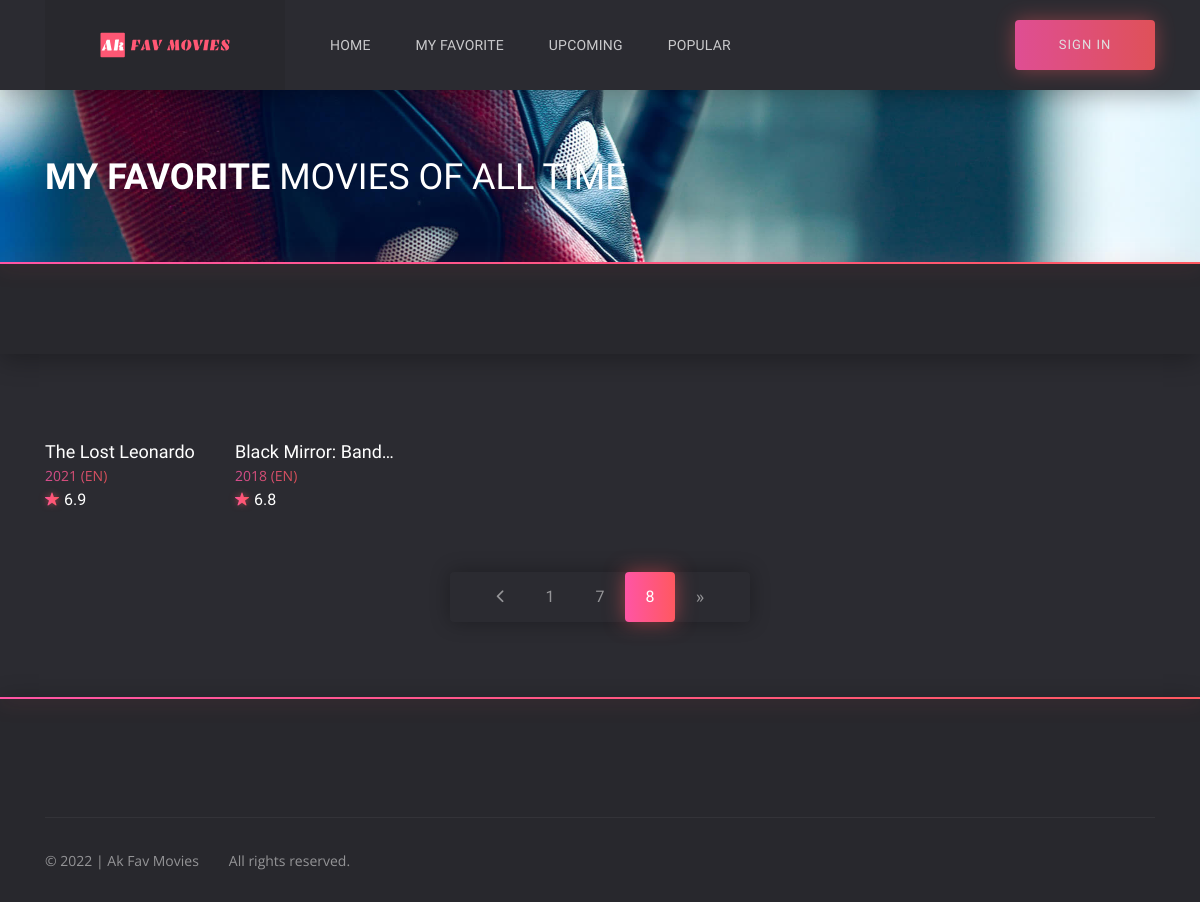
Before: /favorite?page=8 with the older database file.
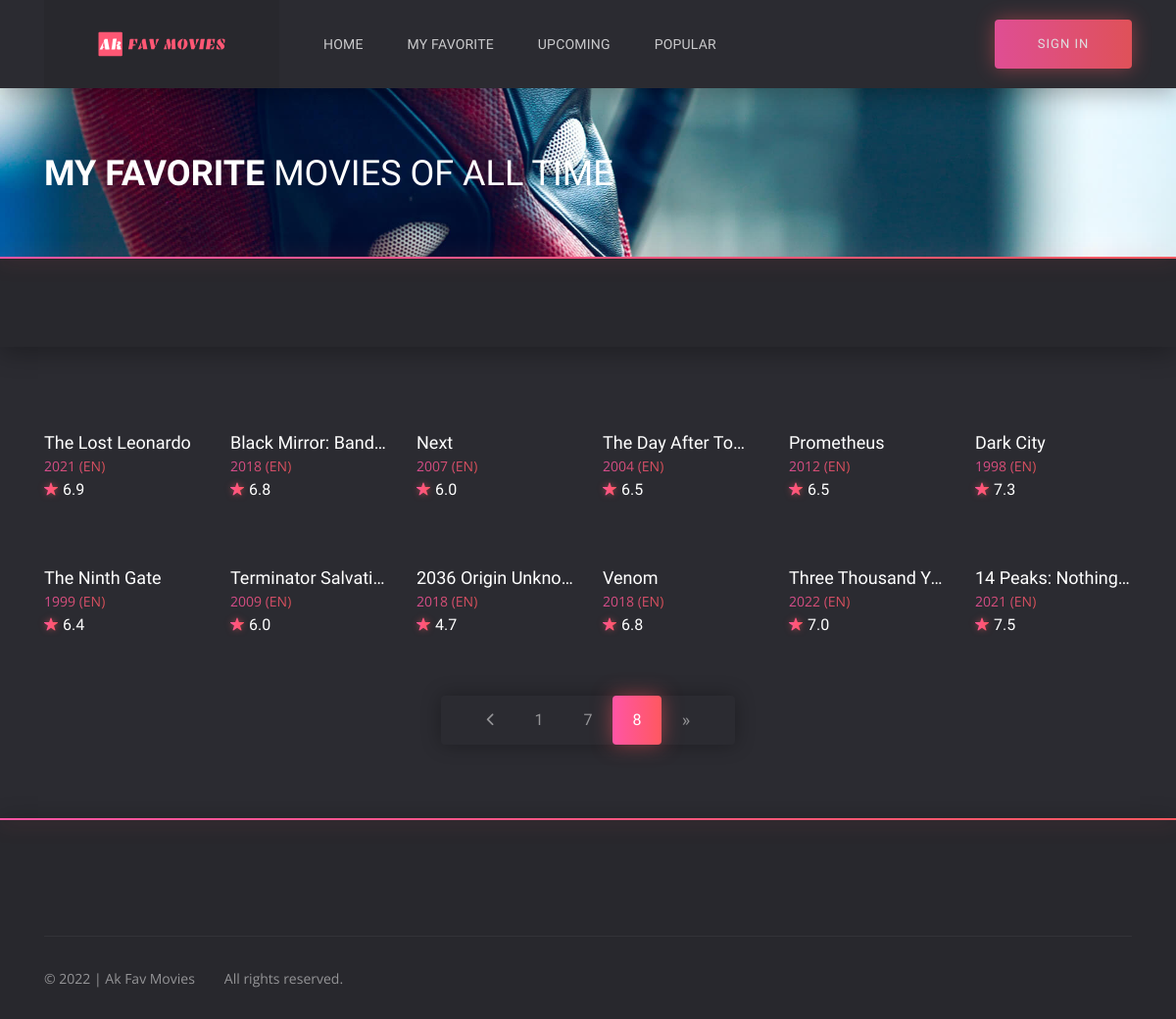
After: the same page with the newer database file.
### models.py (models this page shows)
class Movie(db.Model):
    __tablename__ = "movies"
    id = db.Column(db.Integer, primary_key=True)
    org_id = db.Column(db.Integer, nullable=False)
    title = db.Column(db.String(250), unique=True, nullable=False)
    release_date = db.Column(db.Integer, nullable=False)
    runtime = db.Column(db.Integer, nullable=False)
    tagline = db.Column(db.String(100), nullable=False)
    overview = db.Column(db.String(2500), nullable=False)
    vote_average = db.Column(db.Float, nullable=False)
    ranking = db.Column(db.Float, nullable=False)
    genres = db.Column(db.String(50), nullable=False)
    original_language = db.Column(db.String(10), nullable=False)
    poster_path = db.Column(db.String(250), nullable=False)
    backdrop_path = db.Column(db.String(250), nullable=False)

### routes.py (the view)
@csrf.exempt
@app.route('/favorite', methods=['GET'])
def favorite():
    block_ip()
    page = request.args.get('page', 1, type=int)
    if request.method == 'GET':
        all_movie = Movie.query.paginate(page=page, per_page=ROWS_PER_PAGE)
        if len(all_movie.items) > 0:
            return render_template('favorite.html', current_user=current_user, all_movie=all_movie)
        return redirect(url_for('index'))
    return redirect(url_for('index'))

### routes.py (called while the page is built)
@app.template_filter('decimal_places')
def cut_decimal(value):
    res = "{:.1f}".format(value)
    return res

@app.context_processor
def inject_now():
    return {'now': dt.datetime.utcnow()}

@app.after_request
def apply_caching(response):
    response.headers["HTTP-HEADER"] = "VALUE"
    response.headers["X-Frame-Options"] = "SAMEORIGIN"
    response.headers['X-XSS-Protection'] = '1; mode=block'
    response.headers['X-Content-Type-Options'] = 'nosniff'
    response.headers['Strict-Transport-Security'] = 'max-age=31536000'  # includeSubDomains
    return response

@app.before_request
def block_method():
    b_ip = request.remote_addr

def block_ip():
    get_ip = request.remote_addr
    if str(get_ip) != '127.0.0.1':
        get_block_ip = request.environ['HTTP_X_FORWARDED_FOR']
        geolocation_get(get_block_ip)

### templates/favorite.html (shortened to what this page needs)
{% extends 'base.html' %}
	{% block header %}
		{% include 'header.html' %}
	{% endblock %}
{% block content %}
	<section class="section section--first section--bg" style="background: url(static/img/home/home__bg2.jpg) no-repeat center/cover">
		<div class="container">
			<div class="row">
				<div class="col-12">
					<div class="section__wrap">
						<h1 class="home__title"><b>My FAVORITE</b> MOVIES OF ALL TIME</h1>
					</div>
				</div>
			</div>
		</div>
	</section>
	<div class="filter">
		<div class="container">
			<div class="row">
				<div class="col-12">
					<div class="filter__content">
					</div>
				</div>
			</div>
		</div>
	</div>
	<div class="catalog">
		<div class="container">
			<div class="row">
				{% for movie in all_movie.items %}
				<div class="col-6 col-sm-4 col-lg-3 col-xl-2">
					<div class="card">
						<div class="card__cover">
						</div>
						<div class="card__content">
							<h3 class="card__title">
								<a href="{{ url_for('details', id=movie.org_id) }}">{{ movie.title }}</a>
							</h3>
							<span class="card__category">
								<a href="{{ url_for('details', id=movie.org_id) }}">{{ movie.release_date }} ({{ movie.original_language | upper }})</a>
							</span>
							<span class="card__rate"><i class="icon ion-ios-star"></i>{{ movie.vote_average | decimal_places }}</span>
						</div>
					</div>
				</div>
				{% endfor %}
				<div class="col-12">
					<ul class="paginator">
						<li class="paginator__item paginator__item--prev">
							<a href="{{ url_for('favorite', page=all_movie.prev_num) }}">
									<i class="icon ion-ios-arrow-back
									"></i>
							</a>
						</li>
					{% for page_num in all_movie.iter_pages(left_edge=1, right_edge=1, left_current=1, right_current=1) %}
						{% if page_num %}
							{% if all_movie.page == page_num %}
								<li class="paginator__item paginator__item--active">
									<a href="{{ url_for('favorite', page=page_num) }}"
									   class="btn btn-dark">
										{{ page_num }}
									</a>
								</li>
							{% else %}
								<li class="paginator__item">
									<a href="{{ url_for('favorite', page=page_num) }}"
									   class="btn btn-outline-dark">
										{{ page_num }}
									</a>
								</li>
							{% endif %}
						{% endif %}
					{% endfor %}
						<li class="paginator__item paginator__item--next">
							<a href="{{ url_for('favorite', page=all_movie.next_num) }}"
							   class="btn btn-outline-dark
							   {% if all_movie.page == all_movie.pages %}disabled
							   {% endif %}">
								&raquo;
							</a>
						</li>
					</ul>
				</div>
			</div>
		</div>
	</div>
{% endblock %}
	{% block footer %}
		{% include "footer.html" %}
	{% endblock %}

### templates/base.html (shortened to what this page needs)
<!DOCTYPE html>
<html lang="en">
<head>
	<link rel="stylesheet" href="{{ url_for('static', filename='css/bootstrap-reboot.min.css') }}">
	<link rel="stylesheet" href="{{ url_for('static', filename='css/bootstrap-grid.min.css') }}">
	<link rel="stylesheet" href="{{ url_for('static', filename='css/owl.carousel.min.css') }}">
	<link rel="stylesheet" href="{{ url_for('static', filename='css/jquery.mCustomScrollbar.min.css') }}">
	<link rel="stylesheet" href="{{ url_for('static', filename='css/nouislider.min.css') }}">
	<link rel="stylesheet" href="{{ url_for('static', filename='css/ionicons.min.css') }}">
	<link rel="stylesheet" href="{{ url_for('static', filename='css/plyr.css') }}">
	<link rel="stylesheet" href="{{ url_for('static', filename='css/photoswipe.css') }}">
	<link rel="stylesheet" href="{{ url_for('static', filename='css/default-skin.css') }}">
	<link rel="stylesheet" href="{{ url_for('static', filename='css/main.css') }}">
</head>
<body class="body">
	{% block header %} {% endblock %}
	{% block content %} {% endblock %}
	{% block footer %} {% endblock %}
</body>
</html>

### templates/header.html (shortened to what this page needs)
	<header class="header">
		<div class="header__wrap">
			<div class="container">
				<div class="row">
					<div class="col-12">
						<div class="header__content">
							<a href="{{ url_for('index') }}" class="header__logo">
								<img src="{{ url_for('static', filename='img/logo.svg') }}" alt="">
							</a>
							<ul class="header__nav">
								<li class="header__nav-item">
									<a href="{{ url_for('index') }}" class="header__nav-link" >Home</a>
								</li>
								<li class="header__nav-item">
									<a href="{{ url_for('favorite')}}" class="header__nav-link">My Favorite</a>
								</li>
								<li class="header__nav-item">
									<a href="{{ url_for('upcoming')}}" class="header__nav-link">Upcoming</a>
								</li>
								<li class="header__nav-item">
									<a href="{{ url_for('popular')}}" class="header__nav-link">Popular</a>
								</li>
							</ul>
							<div class="header__auth">
								{% if not current_user.is_authenticated: %}
									<a href="{{ url_for('login') }}" class="header__sign-in">
										<span>sign in</span>
									</a>
								{% else: %}
									<a href="{{ url_for('logout') }}" class="header__sign-in">
										<i class="icon ion-ios-log-in"></i>
										<span>sign out</span>
									</a>
								{% endif %}
							</div>
						</div>
					</div>
				</div>
			</div>
		</div>
		<form action="#" class="header__search">
			<div class="container">
				<div class="row">
					<div class="col-12">
						<div class="header__search-content">
							<button type="button">search</button>
						</div>
					</div>
				</div>
			</div>
		</form>
	</header>

### templates/footer.html (shortened to what this page needs)
	<footer class="footer">
		<div class="container">
			<div class="row">
				<div class="col-12">
					<div class="footer__copyright">
						<ul>
							<li><small>© {{ now.year }} | Ak Fav Movies</small></li>
							<li><small>All rights reserved.</small></li>
						</ul>
					</div>
				</div>
			</div>
		</div>
	</footer>

Changed rows visible on the page:
added Movie: title "Next", release_date "2007", original_language "EN", vote_average|decimal_places "6.0"
added Movie: title "The Day After To…", release_date "2004", original_language "EN", vote_average|decimal_places "6.5"
added Movie: title "Prometheus", release_date "2012", original_language "EN", vote_average|decimal_places "6.5"
added Movie: title "Dark City", release_date "1998", original_language "EN", vote_average|decimal_places "7.3"
added Movie: title "The Ninth Gate", release_date "1999", original_language "EN", vote_average|decimal_places "6.4"
added Movie: title "Terminator Salvati…", release_date "2009", original_language "EN", vote_average|decimal_places "6.0"
added Movie: title "2036 Origin Unkno…", release_date "2018", original_language "EN", vote_average|decimal_places "4.7"
added Movie: title "Venom", release_date "2018", original_language "EN", vote_average|decimal_places "6.8"
added Movie: title "Three Thousand Y…", release_date "2022", original_language "EN", vote_average|decimal_places "7.0"
added Movie: title "14 Peaks: Nothing…", release_date "2021", original_language "EN", vote_average|decimal_places "7.5"
